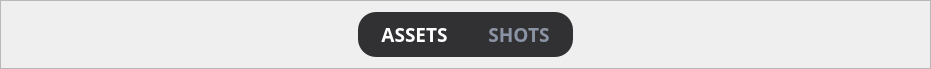
                       <widget class="QFrame" name="frame_projectM_type">
                        <property name="maximumSize">
                         <size>
                          <width>16777215</width>
                          <height>55</height>
                         </size>
                        </property>
                        <property name="frameShape">
                         <enum>QFrame::StyledPanel</enum>
                        </property>
                        <property name="frameShadow">
                         <enum>QFrame::Raised</enum>
                        </property>
                        <layout class="QHBoxLayout" name="horizontalLayout_9">
                         <item>
                          <spacer name="hs_5">
                           <property name="orientation">
                            <enum>Qt::Horizontal</enum>
                           </property>
                           <property name="sizeHint" stdset="0">
                            <size>
                             <width>346</width>
                             <height>20</height>
                            </size>
                           </property>
                          </spacer>
                         </item>
                         <item>
                          <widget class="QFrame" name="frame_projectM_type_btn">
                           <property name="styleSheet">
                            <string notr="true">QFrame{
	background-color:#313134;
	border-radius:18px;
}</string>
                           </property>
                           <property name="frameShape">
                            <enum>QFrame::NoFrame</enum>
                           </property>
                           <property name="frameShadow">
                            <enum>QFrame::Raised</enum>
                           </property>
                           <layout class="QHBoxLayout" name="horizontalLayout_10">
                            <property name="spacing">
                             <number>40</number>
                            </property>
                            <property name="leftMargin">
                             <number>23</number>
                            </property>
                            <property name="rightMargin">
                             <number>23</number>
                            </property>
                            <item>
                             <widget class="QPushButton" name="btn_assets">
                              <property name="font">
                               <font>
                                <family>Quicksand</family>
                                <pointsize>14</pointsize>
                                <bold>true</bold>
                               </font>
                              </property>
                              <property name="styleSheet">
                               <string notr="true">QPushButton{
	color:#8B94A4;
	background-color:transparent;
	border:none
}
QPushButton:checked{
	color:#FFF;
}</string>
                              </property>
                              <property name="text">
                               <string>ASSETS</string>
                              </property>
                              <property name="checkable">
                               <bool>true</bool>
                              </property>
                              <property name="checked">
                               <bool>true</bool>
                              </property>
                             </widget>
                            </item>
                            <item>
                             <widget class="QPushButton" name="btn_shots">
                              <property name="font">
                               <font>
                                <family>Quicksand</family>
                                <pointsize>14</pointsize>
                                <bold>true</bold>
                               </font>
                              </property>
                              <property name="styleSheet">
                               <string notr="true">QPushButton{
	color:#8B94A4;
	background-color:transparent;
	border:none
}
QPushButton:checked{
	color:#FFF;
}</string>
                              </property>
                              <property name="text">
                               <string>SHOTS</string>
                              </property>
                              <property name="checkable">
                               <bool>true</bool>
                              </property>
                             </widget>
                            </item>
                           </layout>
                          </widget>
                         </item>
                         <item>
                          <spacer name="hs_6">
                           <property name="orientation">
                            <enum>Qt::Horizontal</enum>
                           </property>
                           <property name="sizeHint" stdset="0">
                            <size>
                             <width>346</width>
                             <height>20</height>
                            </size>
                           </property>
                          </spacer>
                         </item>
                        </layout>
                       </widget>
